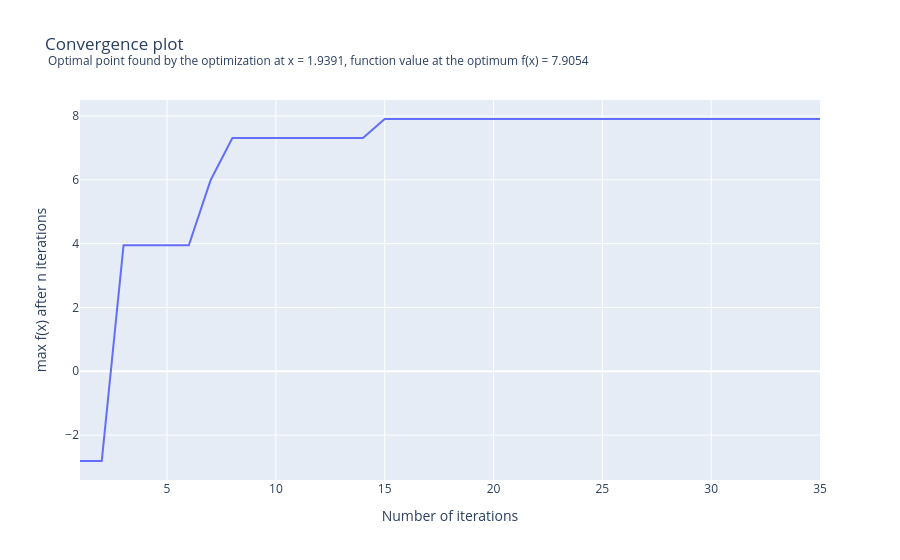

Notebook code cell kept with this figure:
### Markdown cell above
## Convergence plot

The best function value found so far is plotted against the number of iterations.

### Code cell
#@title Plot the convergence
# Best value found so far after each iteration
func_vals = [out['target'] for out in optimizer.res]
fig = go.Figure()
fig.add_trace(go.Scatter(x=list(range(1,len(func_vals)+1)),y=np.maximum.accumulate(func_vals)))
fig.update_layout(title=f"Convergence plot <br><sup> Optimal point found by the optimization at x = {round(optimizer.max['params']['x'],4)}, function value at the optimum f(x) = {round(optimizer.max['target'],4)} </sup>",xaxis_title="Number of iterations", yaxis_title="max f(x) after n iterations")
fig.show()

### Figure 1 — Plotly figure (JSON) as saved in the notebook; plotly's stock layout.template omitted (floating-point values rounded to 4 significant figures)
{"data": [{"type": "scatter", "x": [1, 2, 3, 4, 5, 6, 7, 8, 9, 10, 11, 12, 13, 14, 15, 16, 17, 18, 19, 20, 21, 22, 23, 24, 25, 26, 27, 28, 29, 30, 31, 32, 33, 34, 35], "y": [-2.811, -2.811, 3.946, 3.946, 3.946, 3.946, 5.987, 7.31, 7.31, 7.31, 7.31, 7.31, 7.31, 7.31, 7.905, 7.905, 7.905, 7.905, 7.905, 7.905, 7.905, 7.905, 7.905, 7.905, 7.905, 7.905, 7.905, 7.905, 7.905, 7.905, 7.905, 7.905, 7.905, 7.905, 7.905]}], "layout": {"title": {"text": "Convergence plot <br><sup> Optimal point found by the optimization at x = 1.9391, function value at the optimum f(x) = 7.9054 </sup>"}, "xaxis": {"title": {"text": "Number of iterations"}}, "yaxis": {"title": {"text": "max f(x) after n iterations"}}}}
